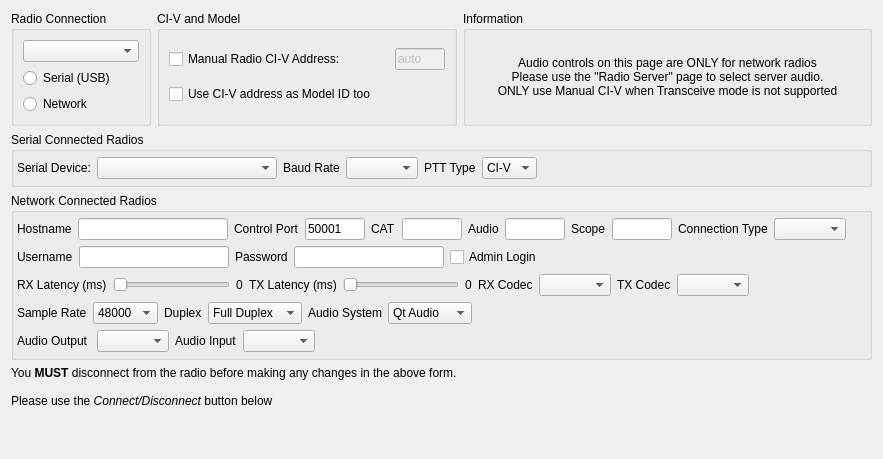
       <widget class="QWidget" name="radioAccess">
        <layout class="QVBoxLayout" name="verticalLayout_21">
         <item>
          <layout class="QHBoxLayout" name="horizontalLayout_4">
           <item>
            <widget class="QGroupBox" name="groupConnection">
             <property name="minimumSize">
              <size>
               <width>140</width>
               <height>0</height>
              </size>
             </property>
             <property name="title">
              <string>Radio Connection</string>
             </property>
             <layout class="QVBoxLayout" name="verticalLayout_5">
              <item>
               <widget class="QComboBox" name="manufacturerCombo">
                <property name="accessibleName">
                 <string>Radio Brand Select</string>
                </property>
               </widget>
              </item>
              <item>
               <widget class="QRadioButton" name="serialEnableBtn">
                <property name="accessibleName">
                 <string>Serial Port (USB)</string>
                </property>
                <property name="text">
                 <string>Serial (USB)</string>
                </property>
               </widget>
              </item>
              <item>
               <widget class="QRadioButton" name="lanEnableBtn">
                <property name="accessibleName">
                 <string>Network</string>
                </property>
                <property name="text">
                 <string>Network</string>
                </property>
               </widget>
              </item>
             </layout>
            </widget>
           </item>
           <item>
            <widget class="QGroupBox" name="groupBox_8">
             <property name="minimumSize">
              <size>
               <width>300</width>
               <height>0</height>
              </size>
             </property>
             <property name="maximumSize">
              <size>
               <width>300</width>
               <height>16777215</height>
              </size>
             </property>
             <property name="title">
              <string>CI-V and Model</string>
             </property>
             <layout class="QGridLayout" name="gridLayout">
              <item row="0" column="0">
               <widget class="QCheckBox" name="rigCIVManualAddrChk">
                <property name="toolTip">
                 <string>&lt;html&gt;&lt;head/&gt;&lt;body&gt;&lt;p&gt;If you are using an older (year 2010) radio, you may need to enable this option to manually specify the CI-V address. This option is also useful for radios that do not have CI-V Transceive enabled and thus will not answer our broadcast query for connected rigs on the CI-V bus.&lt;/p&gt;&lt;p&gt;If you have a modern radio with CI-V Transceive enabled, you should not need to check this box. &lt;/p&gt;&lt;p&gt;You will need to Save Settings and re-launch wfview for this to take effect. &lt;/p&gt;&lt;/body&gt;&lt;/html&gt;</string>
                </property>
                <property name="accessibleName">
                 <string>Manual CI-V address Checkbox</string>
                </property>
                <property name="text">
                 <string>Manual Radio CI-V Address:</string>
                </property>
               </widget>
              </item>
              <item row="2" column="0">
               <widget class="QCheckBox" name="useCIVasRigIDChk">
                <property name="toolTip">
                 <string>&lt;html&gt;&lt;head/&gt;&lt;body&gt;&lt;p&gt;Only check for older radios!&lt;/p&gt;&lt;p&gt;This checkbox forces wfview to trust that the CI-V address is also the model number of the radio. This is only useful for older radios that do not reply to our Rig ID requests (0x19 0x00). Do not check this box unless you have an older radio. &lt;/p&gt;&lt;/body&gt;&lt;/html&gt;</string>
                </property>
                <property name="accessibleName">
                 <string>Use CI-V address as Model ID checkbox</string>
                </property>
                <property name="text">
                 <string>Use CI-V address as Model ID too</string>
                </property>
               </widget>
              </item>
              <item row="0" column="1">
               <widget class="QLineEdit" name="rigCIVaddrHexLine">
                <property name="enabled">
                 <bool>false</bool>
                </property>
                <property name="minimumSize">
                 <size>
                  <width>50</width>
                  <height>0</height>
                 </size>
                </property>
                <property name="maximumSize">
                 <size>
                  <width>50</width>
                  <height>16777215</height>
                 </size>
                </property>
                <property name="toolTip">
                 <string>&lt;html&gt;&lt;head/&gt;&lt;body&gt;&lt;p&gt;Enter the address in as hexadecimal, without any prefix, just as the radio presents the address in the menu. &lt;/p&gt;&lt;p&gt;Here are some common examples:&lt;/p&gt;
&lt;p&gt;IC-706: 58 
&lt;br/&gt;IC-756: 50
&lt;br/&gt;IC-756 Pro: 5C
&lt;br/&gt;IC-756 Pro II: 64
&lt;br/&gt;IC-756 Pro III: 6E
&lt;br/&gt;IC-7000: 70
&lt;br/&gt;IC-7100: 88
&lt;br/&gt;IC-7200: 76 
&lt;br/&gt;IC-7300: 94
&lt;/p&gt;&lt;p&gt;This setting is typically needed for older radios and for radios that do not have CI-V Transceive enabled. &lt;/p&gt;
&lt;p&gt;After changing, press Save Settings and re-launch wfview.&lt;/p&gt;&lt;/body&gt;&lt;/html&gt;</string>
                </property>
                <property name="accessibleName">
                 <string>Manual CI-V Textbox</string>
                </property>
                <property name="text">
                 <string>auto</string>
                </property>
               </widget>
              </item>
             </layout>
            </widget>
           </item>
           <item>
            <widget class="QGroupBox" name="groupBox_11">
             <property name="sizePolicy">
              <sizepolicy hsizetype="Expanding" vsizetype="Preferred">
               <horstretch>0</horstretch>
               <verstretch>0</verstretch>
              </sizepolicy>
             </property>
             <property name="title">
              <string>Information</string>
             </property>
             <property name="checkable">
              <bool>false</bool>
             </property>
             <layout class="QVBoxLayout" name="verticalLayout_19">
              <item>
               <layout class="QVBoxLayout" name="verticalLayout_22">
                <item>
                 <widget class="QLabel" name="label_53">
                  <property name="text">
                   <string>Audio controls on this page are ONLY for network radios
Please use the &quot;Radio Server&quot; page to select server audio.
ONLY use Manual CI-V when Transceive mode is not supported</string>
                  </property>
                  <property name="alignment">
                   <set>Qt::AlignCenter</set>
                  </property>
                 </widget>
                </item>
               </layout>
              </item>
             </layout>
            </widget>
           </item>
          </layout>
         </item>
         <item>
          <layout class="QHBoxLayout" name="horizontalLayout_5">
           <property name="topMargin">
            <number>0</number>
           </property>
           <item>
            <widget class="QGroupBox" name="groupSerial">
             <property name="enabled">
              <bool>true</bool>
             </property>
             <property name="title">
              <string>Serial Connected Radios</string>
             </property>
             <layout class="QHBoxLayout" name="serialConnectedRadioLayout">
              <property name="leftMargin">
               <number>3</number>
              </property>
              <property name="topMargin">
               <number>5</number>
              </property>
              <property name="rightMargin">
               <number>3</number>
              </property>
              <property name="bottomMargin">
               <number>5</number>
              </property>
              <item>
               <widget class="QLabel" name="label_4">
                <property name="text">
                 <string>Serial Device:</string>
                </property>
               </widget>
              </item>
              <item>
               <widget class="QComboBox" name="serialDeviceListCombo">
                <property name="minimumSize">
                 <size>
                  <width>180</width>
                  <height>0</height>
                 </size>
                </property>
                <property name="maximumSize">
                 <size>
                  <width>180</width>
                  <height>16777215</height>
                 </size>
                </property>
                <property name="accessibleName">
                 <string>Serial (USB) Port Selection Combo</string>
                </property>
               </widget>
              </item>
              <item>
               <widget class="QLabel" name="label_5">
                <property name="text">
                 <string>Baud Rate</string>
                </property>
               </widget>
              </item>
              <item>
               <widget class="QComboBox" name="baudRateCombo">
                <property name="maximumSize">
                 <size>
                  <width>120</width>
                  <height>16777215</height>
                 </size>
                </property>
                <property name="accessibleName">
                 <string>Serial Baud Rate Combo</string>
                </property>
               </widget>
              </item>
              <item>
               <widget class="QLabel" name="pttTypeLabel">
                <property name="text">
                 <string>PTT Type</string>
                </property>
               </widget>
              </item>
              <item>
               <widget class="QComboBox" name="pttTypeCombo">
                <property name="accessibleName">
                 <string>PTT Type Combo</string>
                </property>
                <item>
                 <property name="text">
                  <string>CI-V</string>
                 </property>
                </item>
                <item>
                 <property name="text">
                  <string>RTS</string>
                 </property>
                </item>
                <item>
                 <property name="text">
                  <string>DTR</string>
                 </property>
                </item>
               </widget>
              </item>
              <item>
               <spacer name="horizontalSpacer_4">
                <property name="orientation">
                 <enum>Qt::Horizontal</enum>
                </property>
                <property name="sizeHint" stdset="0">
                 <size>
                  <width>20</width>
                  <height>20</height>
                 </size>
                </property>
               </spacer>
              </item>
             </layout>
            </widget>
           </item>
          </layout>
         </item>
         <item>
          <layout class="QHBoxLayout" name="horizontalLayout_7">
           <property name="leftMargin">
            <number>0</number>
           </property>
           <property name="topMargin">
            <number>0</number>
           </property>
           <property name="rightMargin">
            <number>0</number>
           </property>
           <item>
            <widget class="QGroupBox" name="groupNetwork">
             <property name="title">
              <string>Network Connected Radios</string>
             </property>
             <layout class="QVBoxLayout" name="networkConnectedRadioLayout">
              <property name="spacing">
               <number>6</number>
              </property>
              <property name="leftMargin">
               <number>3</number>
              </property>
              <property name="topMargin">
               <number>5</number>
              </property>
              <property name="rightMargin">
               <number>3</number>
              </property>
              <property name="bottomMargin">
               <number>5</number>
              </property>
              <item>
               <layout class="QHBoxLayout" name="horizontalLayout_13">
                <property name="leftMargin">
                 <number>0</number>
                </property>
                <property name="topMargin">
                 <number>0</number>
                </property>
                <property name="rightMargin">
                 <number>0</number>
                </property>
                <item>
                 <widget class="QLabel" name="label_6">
                  <property name="text">
                   <string>Hostname</string>
                  </property>
                 </widget>
                </item>
                <item>
                 <widget class="QLineEdit" name="ipAddressTxt">
                  <property name="minimumSize">
                   <size>
                    <width>150</width>
                    <height>0</height>
                   </size>
                  </property>
                  <property name="maximumSize">
                   <size>
                    <width>150</width>
                    <height>16777215</height>
                   </size>
                  </property>
                  <property name="accessibleName">
                   <string>Hostname Textbox</string>
                  </property>
                 </widget>
                </item>
                <item>
                 <widget class="QLabel" name="controlPortLabel">
                  <property name="text">
                   <string>Control Port</string>
                  </property>
                 </widget>
                </item>
                <item>
                 <widget class="QLineEdit" name="controlPortTxt">
                  <property name="maximumSize">
                   <size>
                    <width>60</width>
                    <height>16777215</height>
                   </size>
                  </property>
                  <property name="accessibleName">
                   <string>Control Port Textbox</string>
                  </property>
                  <property name="text">
                   <string>50001</string>
                  </property>
                 </widget>
                </item>
                <item>
                 <widget class="QLabel" name="catPortLabel">
                  <property name="text">
                   <string>CAT</string>
                  </property>
                 </widget>
                </item>
                <item>
                 <widget class="QLineEdit" name="catPortTxt">
                  <property name="minimumSize">
                   <size>
                    <width>0</width>
                    <height>0</height>
                   </size>
                  </property>
                  <property name="maximumSize">
                   <size>
                    <width>60</width>
                    <height>16777215</height>
                   </size>
                  </property>
                 </widget>
                </item>
                <item>
                 <widget class="QLabel" name="audioPortLabel">
                  <property name="text">
                   <string>Audio</string>
                  </property>
                 </widget>
                </item>
                <item>
                 <widget class="QLineEdit" name="audioPortTxt">
                  <property name="maximumSize">
                   <size>
                    <width>60</width>
                    <height>16777215</height>
                   </size>
                  </property>
                 </widget>
                </item>
                <item>
                 <widget class="QLabel" name="scopePortLabel">
                  <property name="text">
                   <string>Scope</string>
                  </property>
                 </widget>
                </item>
                <item>
                 <widget class="QLineEdit" name="scopePortTxt">
                  <property name="maximumSize">
                   <size>
                    <width>60</width>
                    <height>16777215</height>
                   </size>
                  </property>
                 </widget>
                </item>
                <item>
                 <widget class="QLabel" name="label_21">
                  <property name="text">
                   <string>Connection Type</string>
                  </property>
                 </widget>
                </item>
                <item>
                 <widget class="QComboBox" name="networkConnectionTypeCombo">
                  <property name="accessibleName">
                   <string>Connection Type Combo</string>
                  </property>
                 </widget>
                </item>
                <item>
                 <spacer name="horizontalSpacer_6">
                  <property name="orientation">
                   <enum>Qt::Horizontal</enum>
                  </property>
                  <property name="sizeHint" stdset="0">
                   <size>
                    <width>20</width>
                    <height>20</height>
                   </size>
                  </property>
                 </spacer>
                </item>
               </layout>
              </item>
              <item>
               <layout class="QHBoxLayout" name="horizontalLayout_14">
                <property name="leftMargin">
                 <number>0</number>
                </property>
                <property name="topMargin">
                 <number>0</number>
                </property>
                <property name="rightMargin">
                 <number>0</number>
                </property>
                <item>
                 <widget class="QLabel" name="label_14">
                  <property name="text">
                   <string>Username</string>
                  </property>
                 </widget>
                </item>
                <item>
                 <widget class="QLineEdit" name="usernameTxt">
                  <property name="minimumSize">
                   <size>
                    <width>150</width>
                    <height>0</height>
                   </size>
                  </property>
                  <property name="maximumSize">
                   <size>
                    <width>150</width>
                    <height>16777215</height>
                   </size>
                  </property>
                  <property name="accessibleName">
                   <string>Username Textbox</string>
                  </property>
                 </widget>
                </item>
                <item>
                 <widget class="QLabel" name="label_13">
                  <property name="text">
                   <string>Password</string>
                  </property>
                 </widget>
                </item>
                <item>
                 <widget class="QLineEdit" name="passwordTxt">
                  <property name="minimumSize">
                   <size>
                    <width>150</width>
                    <height>0</height>
                   </size>
                  </property>
                  <property name="maximumSize">
                   <size>
                    <width>150</width>
                    <height>16777215</height>
                   </size>
                  </property>
                  <property name="accessibleName">
                   <string>Password Textbox</string>
                  </property>
                  <property name="echoMode">
                   <enum>QLineEdit::PasswordEchoOnEdit</enum>
                  </property>
                 </widget>
                </item>
                <item>
                 <widget class="QCheckBox" name="adminLoginChk">
                  <property name="accessibleName">
                   <string>Admin Login Checkbox</string>
                  </property>
                  <property name="accessibleDescription">
                   <string>Check this box if you are using the admin login (Kenwood radios only)</string>
                  </property>
                  <property name="text">
                   <string>Admin Login</string>
                  </property>
                 </widget>
                </item>
                <item>
                 <spacer name="horizontalSpacer_7">
                  <property name="orientation">
                   <enum>Qt::Horizontal</enum>
                  </property>
                  <property name="sizeHint" stdset="0">
                   <size>
                    <width>20</width>
                    <height>20</height>
                   </size>
                  </property>
                 </spacer>
                </item>
               </layout>
              </item>
              <item>
               <layout class="QHBoxLayout" name="horizontalLayout_18">
                <item>
                 <widget class="QLabel" name="label_16">
                  <property name="text">
                   <string>RX Latency (ms)</string>
                  </property>
                 </widget>
                </item>
                <item>
                 <widget class="QSlider" name="rxLatencySlider">
                  <property name="minimumSize">
                   <size>
                    <width>0</width>
                    <height>0</height>
                   </size>
                  </property>
                  <property name="accessibleName">
                   <string>RX Latency Buffer Size</string>
                  </property>
                  <property name="minimum">
                   <number>30</number>
                  </property>
                  <property name="maximum">
                   <number>500</number>
                  </property>
                  <property name="orientation">
                   <enum>Qt::Horizontal</enum>
                  </property>
                 </widget>
                </item>
                <item>
                 <widget class="QLabel" name="rxLatencyValue">
                  <property name="text">
                   <string>0</string>
                  </property>
                 </widget>
                </item>
                <item>
                 <widget class="QLabel" name="label_24">
                  <property name="text">
                   <string>TX Latency (ms)</string>
                  </property>
                 </widget>
                </item>
                <item>
                 <widget class="QSlider" name="txLatencySlider">
                  <property name="accessibleName">
                   <string>TX Latency Buffer Size</string>
                  </property>
                  <property name="minimum">
                   <number>30</number>
                  </property>
                  <property name="maximum">
                   <number>500</number>
                  </property>
                  <property name="orientation">
                   <enum>Qt::Horizontal</enum>
                  </property>
                 </widget>
                </item>
                <item>
                 <widget class="QLabel" name="txLatencyValue">
                  <property name="text">
                   <string>0</string>
                  </property>
                 </widget>
                </item>
                <item>
                 <widget class="QLabel" name="label_19">
                  <property name="text">
                   <string>RX Codec</string>
                  </property>
                 </widget>
                </item>
                <item>
                 <widget class="QComboBox" name="audioRXCodecCombo">
                  <property name="accessibleName">
                   <string>Receive Audio Codec Selector</string>
                  </property>
                 </widget>
                </item>
                <item>
                 <widget class="QLabel" name="label_20">
                  <property name="text">
                   <string>TX Codec</string>
                  </property>
                 </widget>
                </item>
                <item>
                 <widget class="QComboBox" name="audioTXCodecCombo">
                  <property name="accessibleName">
                   <string>Transmit Audio Codec Selector</string>
                  </property>
                 </widget>
                </item>
                <item>
                 <spacer name="horizontalSpacer_13">
                  <property name="orientation">
                   <enum>Qt::Horizontal</enum>
                  </property>
                  <property name="sizeHint" stdset="0">
                   <size>
                    <width>20</width>
                    <height>20</height>
                   </size>
                  </property>
                 </spacer>
                </item>
               </layout>
              </item>
              <item>
               <layout class="QHBoxLayout" name="horizontalLayout_17">
                <item>
                 <widget class="QLabel" name="label_17">
                  <property name="text">
                   <string>Sample Rate</string>
                  </property>
                 </widget>
                </item>
                <item>
                 <widget class="QComboBox" name="audioSampleRateCombo">
                  <property name="accessibleName">
                   <string>Audio Sample Rate Selector</string>
                  </property>
                  <item>
                   <property name="text">
                    <string>48000</string>
                   </property>
                  </item>
                  <item>
                   <property name="text">
                    <string>24000</string>
                   </property>
                  </item>
                  <item>
                   <property name="text">
                    <string>16000</string>
                   </property>
                  </item>
                  <item>
                   <property name="text">
                    <string>8000</string>
                   </property>
                  </item>
                 </widget>
                </item>
                <item>
                 <widget class="QLabel" name="label_51">
                  <property name="text">
                   <string>Duplex</string>
                  </property>
                 </widget>
                </item>
                <item>
                 <widget class="QComboBox" name="audioDuplexCombo">
                  <property name="accessibleName">
                   <string>Full or Half Duplex Combo</string>
                  </property>
                  <item>
                   <property name="text">
                    <string>Full Duplex</string>
                   </property>
                  </item>
                  <item>
                   <property name="text">
                    <string>Half Duplex</string>
                   </property>
                  </item>
                 </widget>
                </item>
                <item>
                 <widget class="QLabel" name="label_40">
                  <property name="text">
                   <string>Audio System</string>
                  </property>
                 </widget>
                </item>
                <item>
                 <widget class="QComboBox" name="audioSystemCombo">
                  <property name="accessibleName">
                   <string>Audio System Selection Combo</string>
                  </property>
                  <item>
                   <property name="text">
                    <string>Qt Audio</string>
                   </property>
                  </item>
                  <item>
                   <property name="text">
                    <string>PortAudio</string>
                   </property>
                  </item>
                  <item>
                   <property name="text">
                    <string>RT Audio</string>
                   </property>
                  </item>
                  <item>
                   <property name="text">
                    <string>TCI Audio</string>
                   </property>
                  </item>
                 </widget>
                </item>
                <item>
                 <spacer name="horizontalSpacer_31">
                  <property name="orientation">
                   <enum>Qt::Horizontal</enum>
                  </property>
                  <property name="sizeHint" stdset="0">
                   <size>
                    <width>20</width>
                    <height>20</height>
                   </size>
                  </property>
                 </spacer>
                </item>
               </layout>
              </item>
              <item>
               <layout class="QHBoxLayout" name="horizontalLayout_47">
                <item>
                 <widget class="QLabel" name="label_15">
                  <property name="text">
                   <string>Audio Output </string>
                  </property>
                 </widget>
                </item>
                <item>
                 <widget class="QComboBox" name="audioOutputCombo">
                  <property name="maximumSize">
                   <size>
                    <width>200</width>
                    <height>16777215</height>
                   </size>
                  </property>
                  <property name="accessibleName">
                   <string>Audio Output Selector</string>
                  </property>
                 </widget>
                </item>
                <item>
                 <widget class="QLabel" name="label_18">
                  <property name="text">
                   <string>Audio Input</string>
                  </property>
                 </widget>
                </item>
                <item>
                 <widget class="QComboBox" name="audioInputCombo">
                  <property name="maximumSize">
                   <size>
                    <width>200</width>
                    <height>16777215</height>
                   </size>
                  </property>
                  <property name="accessibleName">
                   <string>Audio Input Selector</string>
                  </property>
                 </widget>
                </item>
                <item>
                 <spacer name="horizontalSpacer_37">
                  <property name="orientation">
                   <enum>Qt::Horizontal</enum>
                  </property>
                  <property name="sizeHint" stdset="0">
                   <size>
                    <width>20</width>
                    <height>20</height>
                   </size>
                  </property>
                 </spacer>
                </item>
               </layout>
              </item>
             </layout>
            </widget>
           </item>
          </layout>
         </item>
         <item>
          <widget class="QLabel" name="radioDisconnectLabel">
           <property name="text">
            <string>&lt;html&gt;&lt;head/&gt;&lt;body&gt;&lt;p&gt;You &lt;span style=&quot; font-weight:700;&quot;&gt;MUST&lt;/span&gt; disconnect from the radio before making any changes in the above form.&lt;br/&gt;&lt;br/&gt;Please use the &lt;span style=&quot; font-style:italic;&quot;&gt;Connect/Disconnect &lt;/span&gt;button below&lt;/p&gt;&lt;/body&gt;&lt;/html&gt;</string>
           </property>
          </widget>
         </item>
         <item>
          <layout class="QVBoxLayout" name="verticalLayout_3"/>
         </item>
         <item>
          <spacer name="verticalSpacer">
           <property name="orientation">
            <enum>Qt::Vertical</enum>
           </property>
           <property name="sizeHint" stdset="0">
            <size>
             <width>20</width>
             <height>40</height>
            </size>
           </property>
          </spacer>
         </item>
        </layout>
       </widget>
